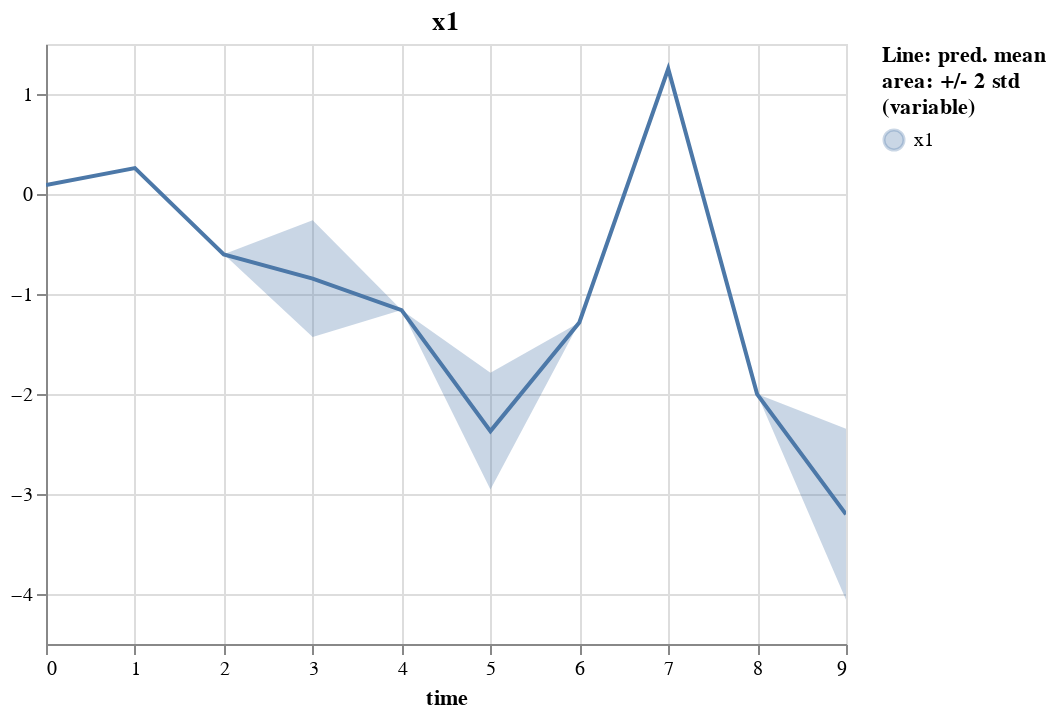

The notebook cell this image was saved under:
### Code cell
imp_d = imp.impute(tidy=True, add_time=True)

_plot_variable(imp_d, None, "x1")

### Figure 1 — Vega-Lite specification as saved in the notebook (floating-point values rounded to 4 significant figures)
{"config": {"view": {"continuousWidth": 400, "continuousHeight": 300}}, "layer": [{"mark": "errorband", "encoding": {"color": {"field": "variable", "legend": {"title": ["Line: pred. mean", "area: +/- 2 std", "(variable)"]}, "type": "nominal"}, "tooltip": [{"field": "std", "format": ".4", "type": "quantitative"}, {"field": "mean", "format": ".4", "type": "quantitative"}], "x": {"field": "time", "type": "quantitative"}, "y": {"field": "err_low", "scale": {"zero": false}, "title": "", "type": "quantitative"}, "y2": {"field": "err_high"}}, "transform": [{"calculate": "datum.mean - 2 * datum.std", "as": "err_low"}, {"calculate": "datum.mean + 2 * datum.std", "as": "err_high"}]}, {"mark": "line", "encoding": {"color": {"field": "variable", "type": "nominal"}, "x": {"field": "time", "type": "quantitative"}, "y": {"field": "mean", "scale": {"zero": false}, "title": "", "type": "quantitative"}}, "selection": {"selector001": {"type": "interval", "bind": "scales"}}, "title": "x1"}], "data": {"name": "data-875b79d60ac91bea77b43f3c9db7b7f0"}, "$schema": "https://vega.github.io/schema/vega-lite/v4.17.0.json", "datasets": {"data-875b79d60ac91bea77b43f3c9db7b7f0": [{"time": 0.0, "variable": "x1", "mean": 0.08927, "std": null}, {"time": 1.0, "variable": "x1", "mean": 0.2585, "std": null}, {"time": 2.0, "variable": "x1", "mean": -0.6035, "std": null}, {"time": 4.0, "variable": "x1", "mean": -1.161, "std": null}, {"time": 6.0, "variable": "x1", "mean": -1.285, "std": null}, {"time": 3.0, "variable": "x1", "mean": -0.8456, "std": 0.2917}, {"time": 5.0, "variable": "x1", "mean": -2.371, "std": 0.2922}, {"time": 7.0, "variable": "x1", "mean": 1.252, "std": 0.0}, {"time": 8.0, "variable": "x1", "mean": -2.001, "std": 0.0}, {"time": 9.0, "variable": "x1", "mean": -3.203, "std": 0.4278}]}}
